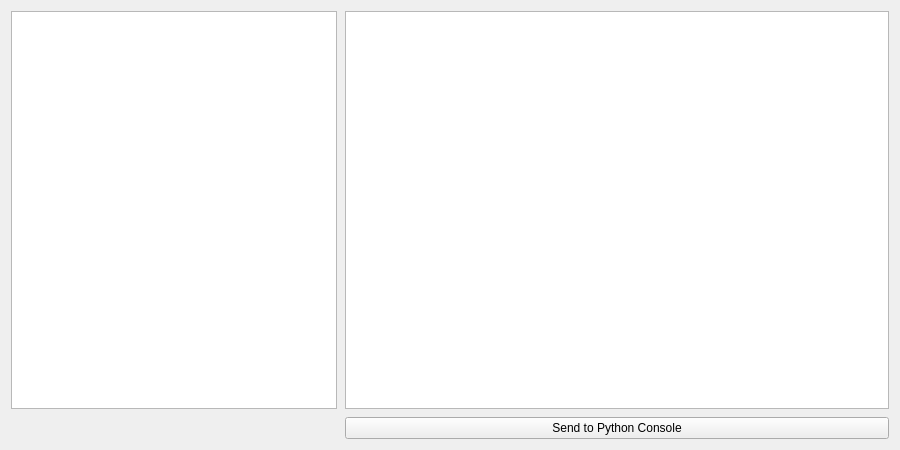
<?xml version="1.0" encoding="UTF-8"?>
<ui version="4.0">
 <class>PythonWizardCodePage</class>
 <widget class="QWizardPage" name="PythonWizardCodePage">
  <property name="geometry">
   <rect>
    <x>0</x>
    <y>0</y>
    <width>900</width>
    <height>450</height>
   </rect>
  </property>
  <property name="sizePolicy">
   <sizepolicy hsizetype="Expanding" vsizetype="Expanding">
    <horstretch>1</horstretch>
    <verstretch>1</verstretch>
   </sizepolicy>
  </property>
  <property name="windowTitle">
   <string>PythonWizardTestPage</string>
  </property>
  <layout class="QHBoxLayout" name="horizontalLayout">
   <item>
    <layout class="QGridLayout" name="gridLayout" columnstretch="3,5">
     <property name="sizeConstraint">
      <enum>QLayout::SetNoConstraint</enum>
     </property>
     <property name="spacing">
      <number>8</number>
     </property>
     <item row="0" column="0">
      <widget class="QTextEdit" name="infoText"/>
     </item>
     <item row="0" column="1">
      <widget class="QPlainTextEdit" name="codeEdit">
       <property name="styleSheet">
        <string notr="true">font: 14pt &quot;Courier&quot;;</string>
       </property>
      </widget>
     </item>
     <item row="1" column="1">
      <widget class="QPushButton" name="sendButton">
       <property name="sizePolicy">
        <sizepolicy hsizetype="Expanding" vsizetype="Fixed">
         <horstretch>0</horstretch>
         <verstretch>0</verstretch>
        </sizepolicy>
       </property>
       <property name="text">
        <string>Send to Python Console</string>
       </property>
      </widget>
     </item>
    </layout>
   </item>
  </layout>
 </widget>
 <resources/>
 <connections/>
</ui>
